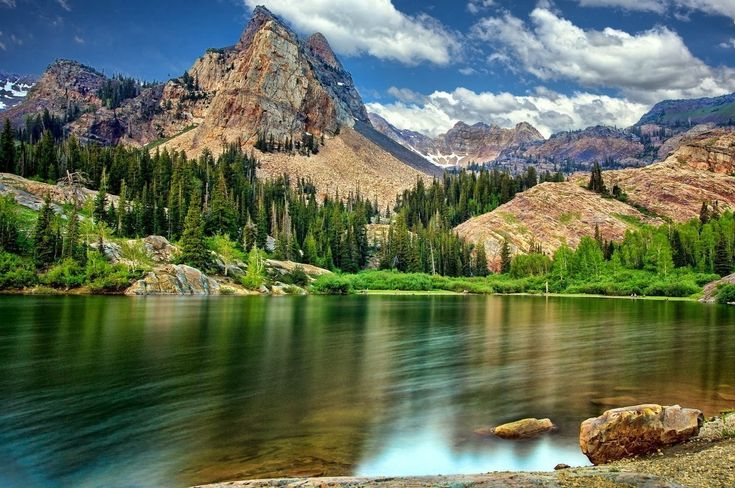
#> input picture unidad_1/Bitwise/paisaje.jpeg, 735 x 488 px
$ python act_1.py
#> lines starting #> are read from the running program, lines starting #| are printed output that depends on the picture
### unidad_1/ejemplo_tras_rot_esc.py
import cv2 as cv
import numpy as np
import math

img = cv.imread("Bitwise/paisaje.jpeg",0)
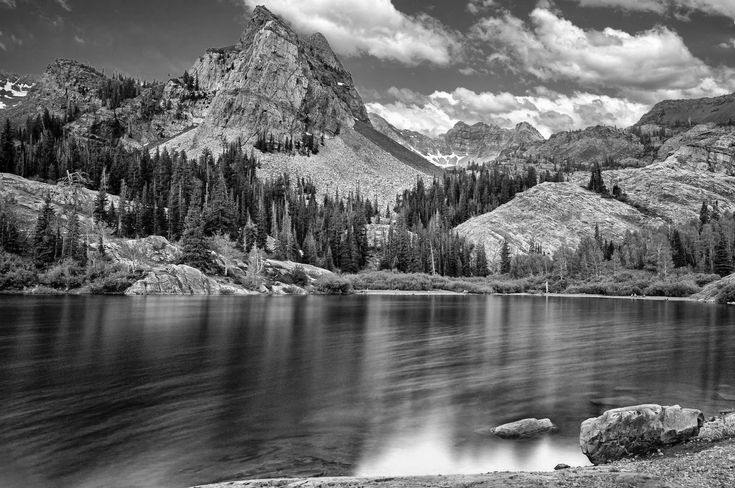
#> img: shape (488, 735); min 0, max 255, mean 104.8

print(img.shape)
#| (488, 735)
x, y = img.shape
#> x = 488; y = 735

rotaded_img = np.zeros((x*2,y*2), dtype=np.uint8)

xx,yy = rotaded_img.shape
#> xx = 976; yy = 1470

cx,cy = int(x // 2),int(y // 2)
#> cx = 244; cy = 367

angle = 45
theta = math.radians(angle)

for i in range(x):
    for j in range(y):
#        new_x = int((j - cx) * math.cos(theta) - (i - cy) * math.sin(theta) + cx)
#       new_y = int((j - cx) * math.sin(theta) + (i - cy) * math.cos(theta) + cy)
        new_x = int(((i * math.cos(theta) + j * math.sin(theta))+100)*0.5)
        new_y = int(((-i * math.sin(theta) + j * math.cos(theta))+100)*0.5)
        if 0 <= new_x < yy and 0 <= new_y < xx:
            rotaded_img[new_y, new_x] = img[i,j]
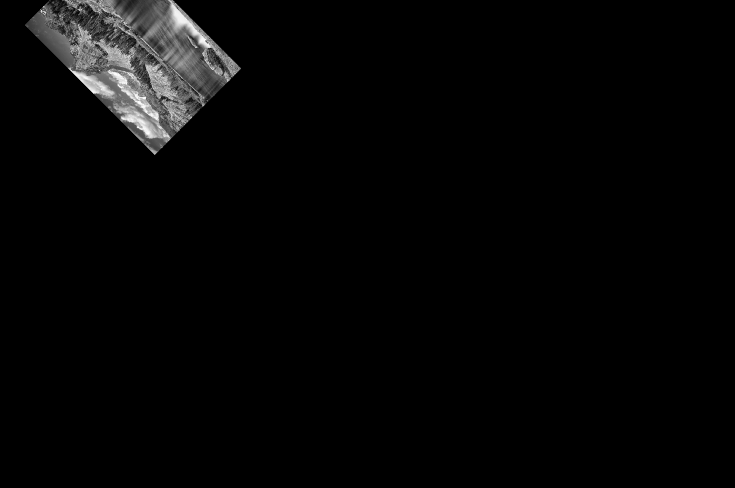
#> rotaded_img: shape (976, 1470) (shown at 1/2 size); min 0, max 255, mean 5.9

cv.imshow("", rotaded_img)
cv.waitKey(0)
cv.destroyAllWindows()

### unidad_1/act_1.py
import cv2 as cv
import numpy as np
import math

from unidad_1.ejemplo_tras_rot_esc import new_x

img = cv.imread('Bitwise/img.png',0)
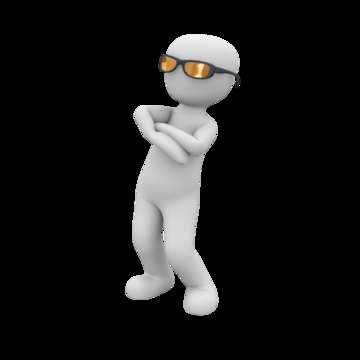
#> input picture unidad_1/Bitwise/img.png, 360 x 360 px
#> img: shape (360, 360); min 0, max 255, mean 25.8

#Alto,ancho de la imagen original
x,y = img.shape
#> x = 360; y = 360

#Crear una nueva imagen en blanco, del doble del tamaño de la orginial (x,y * 2)
rotated_img = np.zeros((x*2,y*2), dtype=np.uint8)

#Alto, ancho de la imagen en blanco
xx,yy = rotated_img.shape
#> xx = 720; yy = 720

#Centro de la imagen original
cx,cy = int(x//2),int(y//2)
#> cx = 180; cy = 180

#Angulo de rotacion
angle = 45
theta = math.radians(angle)

for i in range(x):
    for j in range(y):
        new_x = j+cx
        new_y = i+cy
        if 0 <= new_x < yy and 0 <= new_y < xx:
            rotated_img[new_y,new_x] = img[i,j]
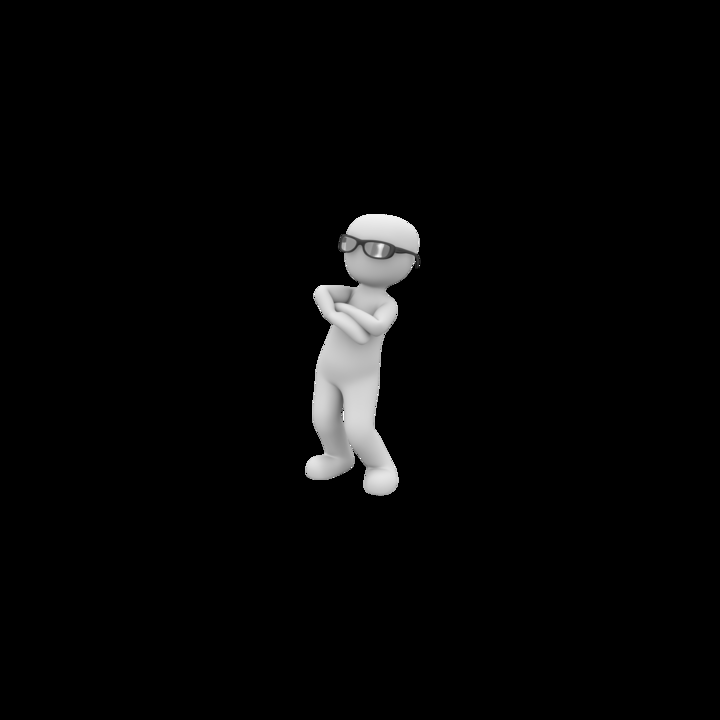
#> rotated_img: shape (720, 720); min 0, max 255, mean 6.5

cv.imshow('img',img)
cv.imshow('rotated_img',rotated_img)
cv.waitKey(0)
cv.destroyAllWindows()
